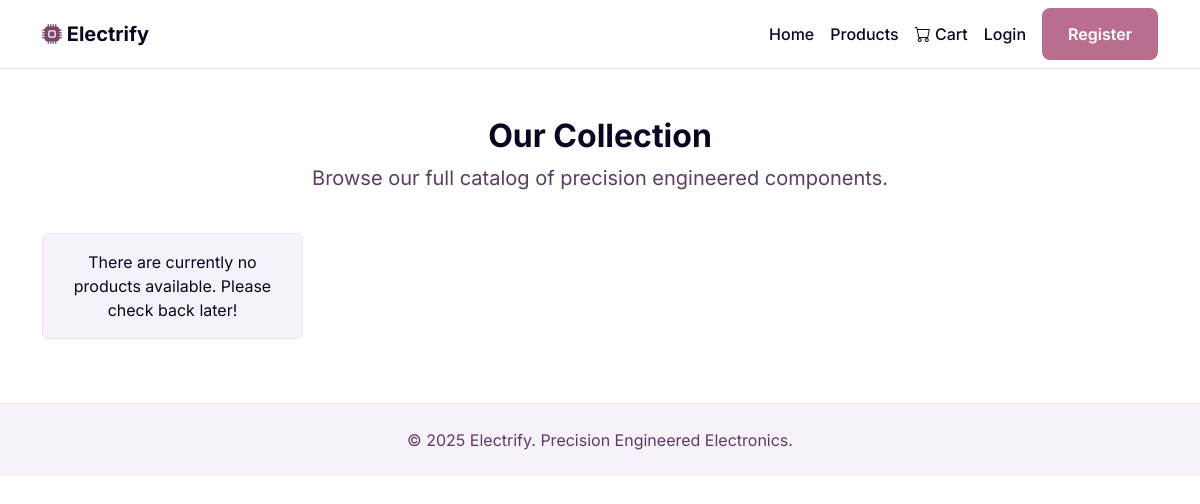
The page /products.php on the database as committed earlier.
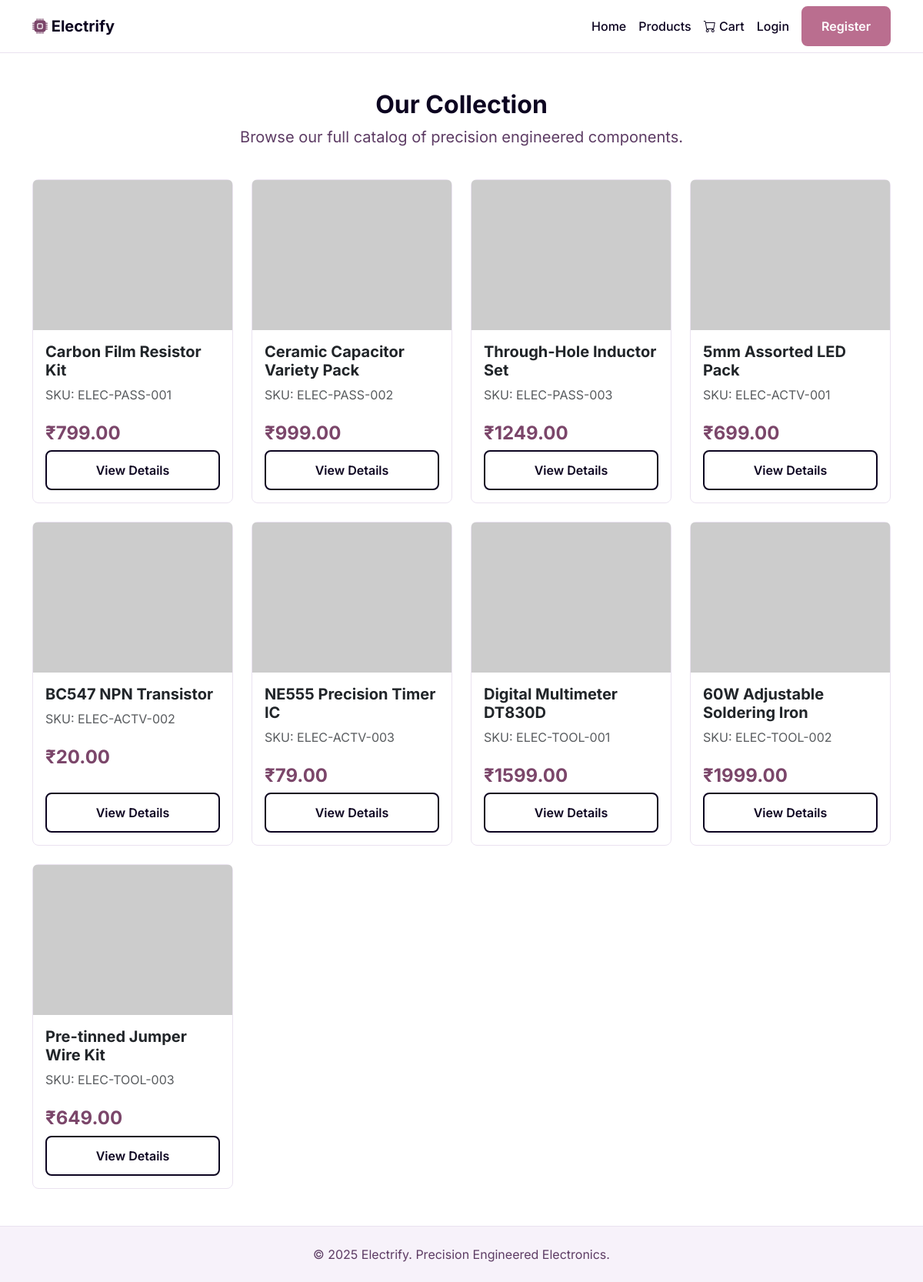
The same page on the database as committed later.
### tables this page shows
CREATE TABLE `products` (
  `product_id` INT(11) NOT NULL AUTO_INCREMENT,
  `category_id` INT(11) NOT NULL,
  `product_name` VARCHAR(255) NOT NULL,
  `description` TEXT,
  `price` DECIMAL(10, 2) NOT NULL,
  `sku` VARCHAR(100) NOT NULL UNIQUE,
  `stock_quantity` INT(11) NOT NULL DEFAULT 0,
  `image_url` VARCHAR(255) DEFAULT NULL,
  `created_at` TIMESTAMP NOT NULL DEFAULT CURRENT_TIMESTAMP,
  `updated_at` TIMESTAMP NOT NULL DEFAULT CURRENT_TIMESTAMP ON UPDATE CURRENT_TIMESTAMP,
  PRIMARY KEY (`product_id`),
  FOREIGN KEY (`category_id`) REFERENCES `categories` (`category_id`) ON DELETE CASCADE
);

### products.php (the view, shortened to what this page needs)
<?php
require_once 'includes/header.php';
require_once 'config/db_connect.php';
$sql = "SELECT * FROM products ORDER BY created_at DESC";
$result = $conn->query($sql);
?>
<div class="row text-center mb-4">
    <div class="col">
        <h2>Our Collection</h2>
        <p class="fs-5" style="color: var(--color-text-secondary);">Browse our full catalog of precision engineered components.</p>
    </div>
</div>
<div class="row g-4 row-cols-1 row-cols-md-3 row-cols-lg-4">
    <?php
    if ($result && $result->num_rows > 0) {
        while ($product = $result->fetch_assoc()) {
    ?>
            <div class="col">
                <div class="card h-100">
                    <?php
                        if (!empty($product['image_url'])) {
                            $image_path = 'assets/images/products/' . htmlspecialchars($product['image_url']);
                        } else {
                            $image_path = 'https://via.placeholder.com/400x300.png/F7F2FA/0C0420?text=Electrify';
                        }
                    ?>
                    <img src="<?php echo $image_path; ?>" class="card-img-top" alt="<?php echo htmlspecialchars($product['product_name']); ?>">
                    <div class="card-body d-flex flex-column">
                        <h5 class="card-title"><?php echo htmlspecialchars($product['product_name']); ?></h5>
                        <p class="card-text text-muted">SKU: <?php echo htmlspecialchars($product['sku']); ?></p>
                        <h4 class="mt-2" style="color: var(--color-primary-action);">₹<?php echo htmlspecialchars($product['price']); ?></h4>
                        <a href="product_detail.php?id=<?php echo $product['product_id']; ?>" class="btn btn-secondary mt-auto">View Details</a>
                    </div>
                </div>
            </div>
    <?php
        }
    } else {
    ?>
        <div class="col-12">
            <div class="alert alert-info text-center" role="alert">
                There are currently no products available. Please check back later!
            </div>
        </div>
    <?php
    }
    ?>
</div>
<?php
require_once 'includes/footer.php';
?>

### includes/header.php (shortened to what this page needs)
<!DOCTYPE html>
<html lang="en">
<head>
    <link href="https://cdn.jsdelivr.net/npm/bootstrap@5.3.3/dist/css/bootstrap.min.css" rel="stylesheet">
    <link rel="stylesheet" href="https://cdn.jsdelivr.net/npm/bootstrap-icons@1.11.3/font/bootstrap-icons.min.css">
    <link rel="stylesheet" href="assets/css/style.css">
</head>
<body>
    <header class="header-custom sticky-top">
        <nav class="navbar navbar-expand-lg navbar-light">
            <div class="container">
                <a class="navbar-brand fw-bold" href="index.php">
                    <i class="bi bi-cpu-fill brand-icon"></i> Electrify
                </a>
                <div class="collapse navbar-collapse" id="navbarNav">
                    <ul class="navbar-nav ms-auto align-items-lg-center">
                        <li class="nav-item">
                            <a class="nav-link" href="index.php">Home</a>
                        </li>
                        <li class="nav-item">
                            <a class="nav-link" href="products.php">Products</a>
                        </li>
                        <li class="nav-item">
                            <a class="nav-link" href="cart.php">
                                <i class="bi bi-cart"></i> Cart
                            </a>
                        </li>
                        <?php if (isset($_SESSION['user_id'])): ?>
                            <li class="nav-item">
                                <a class="nav-link" href="account.php">
                                    Welcome, <?php echo htmlspecialchars($_SESSION['user_first_name']); ?>
                                </a>
                            </li>
                             <li class="nav-item">
                                <a class="nav-link" href="logout.php">Logout</a>
                            </li>
                        <?php else: ?>
                            <li class="nav-item">
                                <a class="nav-link" href="login.php">Login</a>
                            </li>
                             <li class="nav-item">
                                <a class="btn btn-accent ms-lg-2" href="register.php">Register</a>
                            </li>
                        <?php endif; ?>
                    </ul>
                </div>
            </div>
        </nav>
    </header>
    <div class="container mt-5">

### includes/footer.php (shortened to what this page needs)
    </div>
    <footer class="footer-custom text-center py-4 mt-5">
        <div class="container">
            <p class="mb-0">&copy; <?php echo date('Y'); ?> Electrify. Precision Engineered Electronics.</p>
        </div>
    </footer>
</body>
</html>

### assets/css/style.css (style rules this page uses)
:root { --color-primary-dark: #0C0420; --color-primary-action: #7B466A; --color-primary-hover: #9F6496; --color-text-secondary: #5D3C64; --color-accent: #BA6E8F; --color-background: #FFFFFF; --color-subtle-bg: #F7F2FA; --color-border: #EAE2F0; --color-success: #10B981; --color-error: #EF4444; --shadow-md: 0 4px 6px -1px rgb(12 4 32 / 0.1), 0 2px 4px -2px rgb(12 4 32 / 0.1); --shadow-lg: 0 10px 15px -3px rgb(12 4 32 / 0.1), 0 4px 6px -4px rgb(12 4 32 / 0.1); --border-radius: 0.5rem; }
*, *::before, *::after { box-sizing: border-box; }
body { background-color: var(--color-background); color: var(--color-text-secondary); font-family: 'Inter', sans-serif; animation: fadeInAnimation ease 1s; animation-iteration-count: 1; animation-fill-mode: forwards; }
h1, h2, h3, h4, h5, h6 { color: var(--color-primary-dark); font-weight: 700; }
.header-custom { background-color: var(--color-background); border-bottom: 1px solid var(--color-border); }
.header-custom .navbar-brand, .header-custom .nav-link { color: var(--color-primary-dark) !important; font-weight: 500; transition: color 0.2s ease-in-out; }
.header-custom .navbar-brand .brand-icon { color: var(--color-primary-action); }
.btn { border-radius: var(--border-radius); transition: all 0.2s ease-in-out; padding: 0.75rem 1.5rem; font-weight: 600; border-width: 2px; }
.btn-secondary { background-color: transparent; border-color: var(--color-primary-dark); color: var(--color-primary-dark); }
.btn-accent { background-color: var(--color-accent); border-color: var(--color-accent); color: white; }
.card { border: 1px solid var(--color-border); border-radius: var(--border-radius); transition: all 0.2s ease-in-out; }
.footer-custom { background-color: var(--color-subtle-bg); color: var(--color-text-secondary); border-top: 1px solid var(--color-border); }
.alert-info { background-color: var(--color-subtle-bg); color: var(--color-primary-dark); border-color: var(--color-border); }

Rows that differ between the two databases and show on the page:
added products: product_name "Carbon Film Resistor Kit", sku "ELEC-PASS-001", price "799.00"
added products: product_name "Ceramic Capacitor Variety Pack", sku "ELEC-PASS-002", price "999.00"
added products: product_name "Through-Hole Inductor Set", sku "ELEC-PASS-003", price "1249.00"
added products: product_name "5mm Assorted LED Pack", sku "ELEC-ACTV-001", price "699.00"
added products: product_name "BC547 NPN Transistor", sku "ELEC-ACTV-002", price "20.00"
added products: product_name "NE555 Precision Timer IC", sku "ELEC-ACTV-003", price "79.00"
added products: product_name "Digital Multimeter DT830D", sku "ELEC-TOOL-001", price "1599.00"
added products: product_name "60W Adjustable Soldering Iron", sku "ELEC-TOOL-002", price "1999.00"
added products: product_name "Pre-tinned Jumper Wire Kit", sku "ELEC-TOOL-003", price "649.00"
Other text that changed with them:
text no longer shown: "There are currently no products available. Please check back later!"
